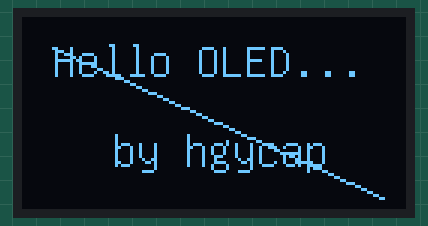
Simulated run of this sketch. Board: Arduino Uno, built with avr-gcc and run on an emulated ATmega328P. Shown: 128×64 one-colour display.

Above: at 0.3 s.

The sketch:

CH_04_01.ino
```cpp
#include "U8glib.h"

// OLED 디스플레이 연결
// SCK = 13, MOSI = 11, CS = 10, DC = 9
U8GLIB_SH1106_128X64 u8g(13, 11, 10, 9);

void draw(void){        // 그리기 명령어 집합
  u8g.setFont(u8g_font_unifont);    // 폰트 설정
  u8g.setPrintPos(10, 20);    // 문자열 출력 시작 위치
  u8g.print("Hello OLED...");
  u8g.setPrintPos(30, 50);
  u8g.print("by hgycap");
  u8g.drawLine(10, 10, 120, 60);    // 직선 그리기 (x1, y1, x2, y2)
}

void setup(void) {
}

void loop(void) {
  // 그리기 루틴
  u8g.firstPage();        // 첫 번째 영역
  do{
    draw();
  }while(u8g.nextPage());     // 다음 영역

  delay(500);         // 이미지 갱신
}
```
